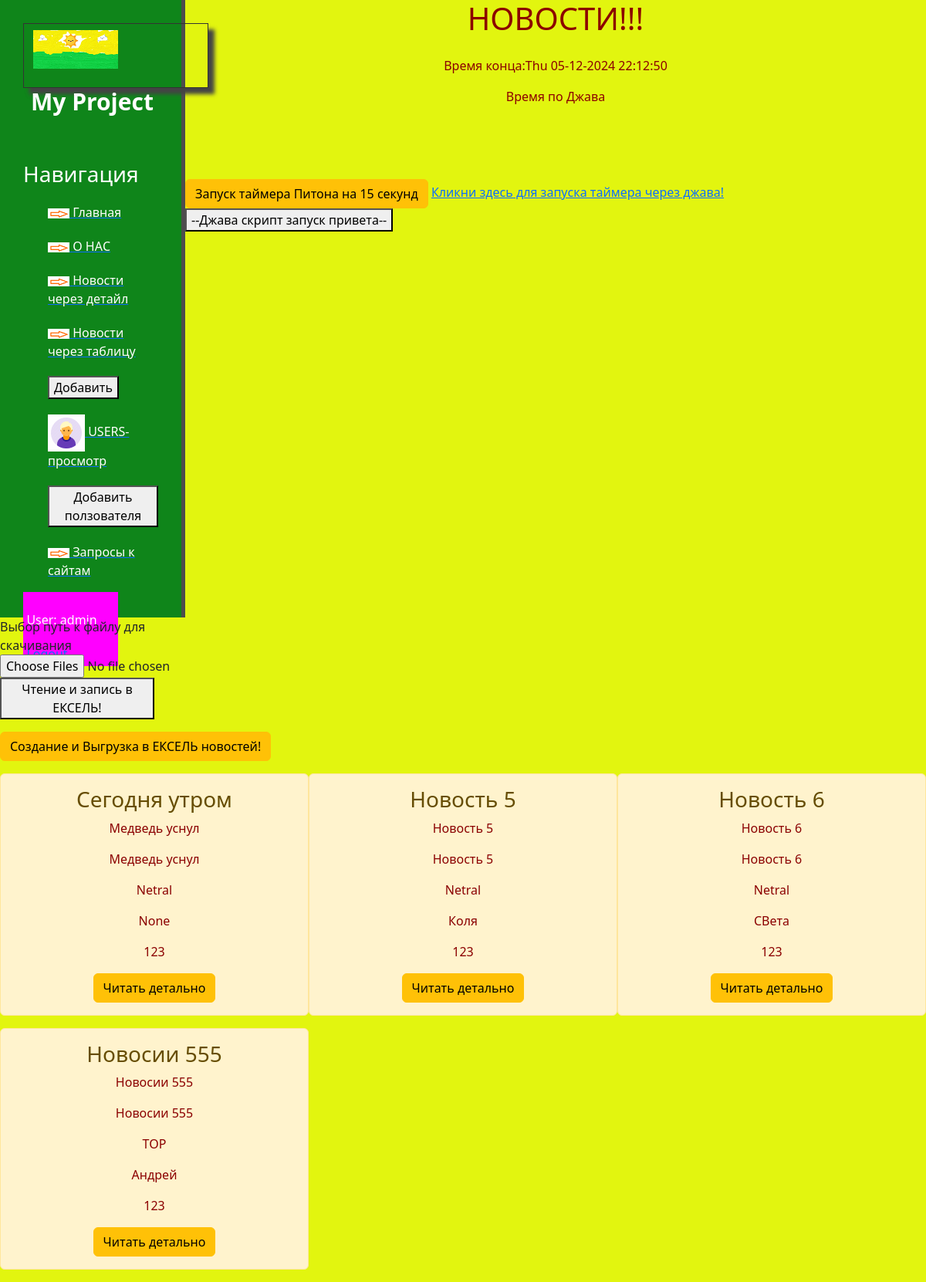
Before: /api/ (signed in) with the older database file.
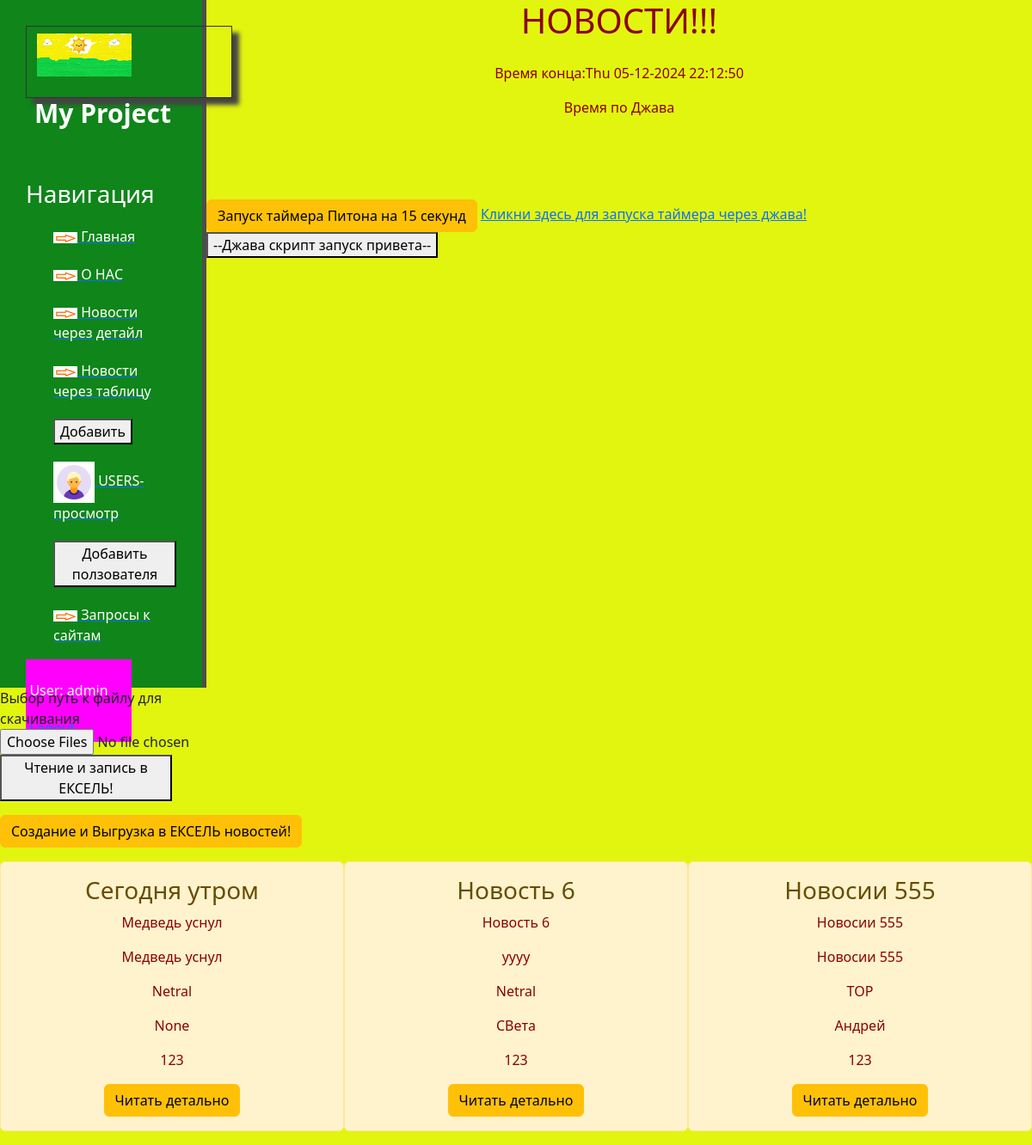
After: the same page with the newer database file.
### news/models.py (models this page shows, shortened)
class Articles(models.Model):
    title = models.CharField('Название', max_length=50, default='ТЕКСТ')
    anons = models.CharField('Анонс', max_length=250)
    full_text = models.TextField('Статья')
    date = models.DateTimeField('Дата публикации')
    avtor = models.OneToOneField(Avtor, on_delete = models.CASCADE, null=True, blank=True)
    Status_News_CHOICES=[
        ("TOP","Горячие"),
        ("COOL","Холодные"),
        ("Netral","Нейтральные"),
    ]
    status = models.CharField(max_length=7, choices=Status_News_CHOICES, default="Netral")
    room = models.CharField('Комната', max_length=10, null=True, blank=True)
    class Meta:
        verbose_name='Новость'
        verbose_name_plural='Новости'

class Avtor(models.Model):
    name = models.CharField('Название', max_length=50)
    def __str__(self):
        return self.name
    class Meta:
        verbose_name='Автор'
        verbose_name_plural='Авторы'

### news/views.py (the view)
# urls.py: path('', views.news_home, name='news_home'),
@login_required
def news_home(request):
    if not request.user.has_perm('news.view_articles'):
       raise PermissionDenied
    news = Articles.objects.all()
    Time=timezone.now()+timedelta(hours=5)
    Time=Time.strftime("%a %d-%m-%Y %H:%M:%S")
    data={
        'news': news,
        'Time': Time,
    }
    return render(request, 'news/news_home.html', data)

### news/templates/news/news_home.html (shortened to what this page needs)
{% extends 'main/layout.html' %}
{% block content %}
 <h1>НОВОСТИ!!!</h1>
<div class="alert time">
  <p>Время конца:{{Time}} </p>
  <p id="timer">Время по Джава </p>
</div>
  <a href="{% url 'news_taimer' %}" class="btn btn-warning">Запуск таймера Питона на 15 секунд</a>
  <a href="#" onclick="currentTime()">Кликни здесь для запуска таймера через джава!</a>
  <button onclick="myfunct()">--Джава  скрипт запуск привета--</button></p>
  <form action="read_save_EXSEL" method="post" enctype="multipart/form-data">
      <label for="file">Выбор путь к файлу для скачивания</label>
      <input type="file"  id="file" name="file" multiple />
      <button type="submit" >Чтение и запись в ЕКСЕЛЬ!</button>
  </form>
  <a href="{% url 'news_save_EXSEL' %}" class="btn btn-warning">Создание и Выгрузка в ЕКСЕЛЬ новостей!</a></p>
   {% for el in news %}
      <div class="alert alert-warning">
          <h3>{{ el.title }}</h3>
          <p>{{ el.anons }}</p>
          <p>{{ el.full_text }}</p>
          <p>{{ el.status }}</p>
          <p>{{ el.avtor }}</p>
          <p>{{ el.room }}</p>
          <a href="{% url 'news-detail' el.id %}" class="btn btn-warning">Читать детально</a>
      </div>
   {% endfor %}
{% endblock %}

Changed rows visible on the page:
removed Articles: title "Новость 5", anons "Новость 5", full_text "Новость 5", status "Netral", avtor "Коля", room "123"
changed Articles "Новость 6": full_text "Новость 6" → "yyyy"
